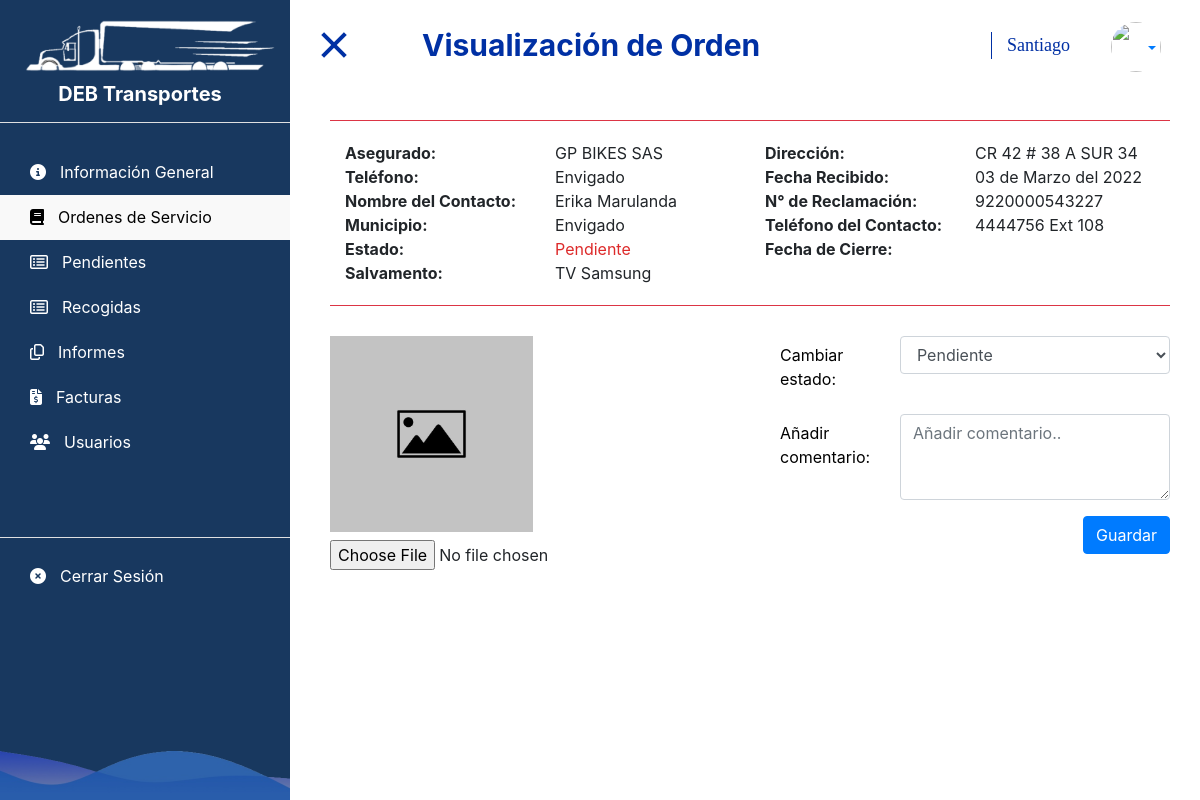
The app's page /views/orderView.php?order=1448 (signed in) with its own data.
### tables this page shows
CREATE TABLE `orders` (
  `id` int(11) NOT NULL,
  `insured` varchar(50) NOT NULL,
  `address` varchar(100) NOT NULL,
  `community` varchar(25) NOT NULL,
  `phone` varchar(20) NOT NULL,
  `received_date` date NOT NULL,
  `claim_number` varchar(20) NOT NULL,
  `contact_name` varchar(50) NOT NULL,
  `contact_phone` varchar(20) NOT NULL,
  `municipality` varchar(30) NOT NULL,
  `state` varchar(15) NOT NULL,
  `description` text NOT NULL,
  `modification_date` date NOT NULL,
  `last_date` date NOT NULL,
  `photo` varchar(20) NOT NULL,
  `fk_lot` int(11) NOT NULL DEFAULT 0
);

### views/reports.php (called while the page is built)
<?php
function excelReport() {
    return "
<div class='modal' id='reportsModal' tabindex='-1'>
    <div class='modal-dialog'>
        <div class='modal-content'>
            <div class='modal-header'>
                <h5 class='modal-title'>Generación de Informes</h5>
                <button type='button' class='close' data-dismiss='modal' aria-label='Close'>
                    <span aria-hidden='true'>&times;</span>
                </button>
            </div>
            <form name='excel' action='' id='reports_form' method='POST'>
                <div class='modal-body'>
                    <span>Seleccione el rango de fechas:</span><br>
                    <div class='form-group mt-3'>
                        <div class='d-flex'>
                            <label for='start_date' class='col-sm-4 col-form-label'>Fecha Inicial:</label>
                            <input type='date' name='start_date' class='form-control pgtion' placeholder='Fecha inicial' id='start_date' required maxlength='10' onchange='return startDateCheck();'>
                        </div>
                        <div id='start_date_feed'></div>
                    </div>
                    <div class='form-group mt-3'>
                        <div class='d-flex'>
                            <label for='end_date' class='col-sm-4 col-form-label'>Fecha Final:</label>
                            <input type='date' name='end_date' class='form-control pgtion' placeholder='Fecha final' id='end_date' required maxlength='10' onchange='return endDateCheck();'>
                        </div>
                        <div id='end_date_feed'></div>
                    </div>
                </div>
                <div class='modal-footer'>
                    <button type='button' class='btn btn-secondary' data-dismiss='modal'>Cerrar</button>
                    <button type='button' name='btnsubmit2' onclick='return formValidation2();' class='btn btn-success'>Informe Tiempos</button>
                    <button type='button' name='btnsubmit' onclick='return formValidation();' class='btn btn-primary'>Informe General</button>
                </div>
            </form>
        </div>
    </div>
</div>
<script src='../assets/js/reportsDate.js' type='text/javascript'></script>
";
}
?>

### back_end/orderClass.php (called while the page is built, shortened)
<?php
class orderClass {
    function read($select, $values) {
        $db = new dataBaseConection();
        $con = $db->conected();
        $query = "SELECT $select FROM `orders` WHERE $values";
        $result = $con->query($query);
        return $result;
    }
}

### views/orderView.php (the view, shortened to what this page needs)
<?php
include_once 'layout/general.php';
include_once '../back_end/orderController.php';
$layout = new general();
$controller = new orderController();
$data = $controller->readSpecificOrder($_GET['order']);
$date = $controller->formatDate($data['received_date']);
if ($data['state'] !== "Pendiente") {
    $mod_date = $controller->formatDate($data['modification_date']);
} else {
    $mod_date = '';
}
$view = $controller->viewOrder($data['state'], $data['photo']);
?>
<!DOCTYPE html>
<html>
    <?= $layout->head('Visualización de Orden'); ?>
    <body>
        <div id='wrapper'>
            <?= $layout->navbar('orders'); ?>
            <div id='page-content-wrapper'>
                <button type='button' class='hamburger animated fadeInLeft is-closed' data-toggle='offcanvas'>
                    <span class='hamb-bottom'></span>
                </button>
                <?= $layout->navTitle("Admin", 1, "Visualización de Orden"); ?>
                <div class='row border-top border-bottom margin_vis <?= $view['border_color']; ?>'>
                    <div class='col-lg-6 col-sm-12'>
                        <div class='row'><div class='col-6 font-weight-bold'><span>Asegurado: </span></div><div class='col-6'><span><?= "$data[insured]"; ?></span></div></div>
                        <div class='row'><div class='col-6 font-weight-bold'><span>Teléfono: </span></div><div class='col-6'><span><?= "$data[phone]"; ?></span></div></div>
                        <div class='row'><div class='col-6 font-weight-bold'><span>Nombre del Contacto: </span></div><div class='col-6'><span><?= "$data[contact_name]"; ?></span></div></div>
                        <div class='row'><div class='col-6 font-weight-bold'><span>Municipio: </span></div><div class='col-6'><span><?= "$data[municipality]"; ?></span></div></div>
                        <div class='row'><div class='col-6 font-weight-bold'><span>Estado: </span></div><div class='col-6 <?= $view['color']; ?>'><span><?= "$data[state]"; ?></span></div></div>
                    </div>
                    <div class='col-lg-6 col-sm-12'>
                        <div class='row'><div class='col-6 font-weight-bold'><span>Dirección: </span></div><div class='col-6'><span><?= "$data[address]"; ?></span></div></div>
                        <div class='row'><div class='col-6 font-weight-bold'><span>Fecha Recibido: </span></div><div class='col-6'><span><?= "$date"; ?></span></div></div>
                        <div class='row'><div class='col-6 font-weight-bold'><span>N° de Reclamación: </span></div><div class='col-6'><span><?= "$data[claim_number]"; ?></span></div></div>
                        <div class='row'><div class='col-6 font-weight-bold'><span>Teléfono del Contacto: </span></div><div class='col-6'><span><?= "$data[contact_phone]"; ?></span></div></div>
                        <div class='row'><div class='col-6 font-weight-bold'><span>Fecha de Cierre: </span></div><div class='col-6'><span><?= "$mod_date"; ?></span></div></div>
                    </div>
                    <div class="col-12">
                        <div class='row'><div class='col-lg-3 col-6 font-weight-bold'><span>Salvamento: </span></div><div class='col-lg-9 col-6'><span><?= "$data[description]"; ?></span></div></div>
                    </div>
                </div>
                <div class='row'>
                    <div class='col-12'>
                        <form name='orders_form' <?= "action='../back_end/orderController.php?form=create&id=$data[id]'"; ?> method='POST' enctype='multipart/form-data'>
                            <div class="row">
                                <div class="col-12 col-lg-6">
                                    <div class="row">
                                        <div class="col-12">
                                            <?= $view['photo']; ?>
                                        </div>
                                    </div><div class="row">
                                        <div class="col-12">
                                            <input class='pt-2 pb-4' type='file' name='fileToUpload' id='fileToUpload' accept='.jpg, .jpeg'>
                                        </div>
                                    </div>
                                </div>
                                <div class='col-12 col-lg-6'>
                                    <div class="row">
                                        <div class="col-12">
                                            <div class='form-group'>
                                                <div class='d-flex'>
                                                    <label for='status' class='col-4 col-form-label'>Cambiar estado:</label>
                                                    <select id='status' name='status' class='form-control pgtion' maxlength='15' onchange="return showDate(this)">
                                                        <option value='Pendiente' <?= $view['sel_1']; ?>>Pendiente</option>
                                                    </select>
                                                </div>
                                            </div>
                                            <div class='form-group'>
                                                <div class='d-flex'>
                                                    <label for='comment' class='col-4 col-form-label'>Añadir comentario:</label>
                                                    <textarea class='form-control pgtion' rows='3' placeholder='Añadir comentario..' id='comment' name='comment' maxlength='2000'></textarea>
                                                </div>
                                            </div>
                                            <div class='button_right'><button type='submit' class='btn btn-primary'>Guardar</button></div>
                                        </div>
                                    </div>
                                </div>
                            </div>
                        </form>
                    </div>
                </div>
            </div>
        </div>
    </body>
</html>

### assets/css/navBar.css (style rules this page uses)
body, html { height: 100%; overflow-x: hidden; overflow-y: auto; }
#wrapper { padding-left: 0; -webkit-transition: all 0.5s ease; -moz-transition: all 0.5s ease; -o-transition: all 0.5s ease; transition: all 0.5s ease; }
#wrapper.toggled { padding-left: 300px; }
#page-content-wrapper { width: 100%; padding: 30px; }
#wrapper.toggled #page-content-wrapper { margin-right: -220px; }
.hamburger { position: relative; top: 34px; z-index: 999; display: block; width: 32px; height: 32px; background: transparent; border: none; margin-top: -35px; }
.hamburger.is-closed .hamb-top, .hamburger.is-closed .hamb-middle, .hamburger.is-closed .hamb-bottom, .hamburger.is-open .hamb-top, .hamburger.is-open .hamb-middle, .hamburger.is-open .hamb-bottom { position: absolute; left: -12px; height: 4px; width: 100%; }
.hamburger.is-open .hamb-top, .hamburger.is-open .hamb-middle, .hamburger.is-open .hamb-bottom { background: #0030a4; }
.hamburger.is-open .hamb-top, .hamburger.is-open .hamb-bottom { top: 50%; margin-top: -2px; }
.hamburger.is-open .hamb-bottom { -webkit-transform: rotate(-45deg); -webkit-transition: -webkit-transform .2s cubic-bezier(.73,1,.28,.08); }
.hamburger.is-open:before { content: ''; display: block; width: 100px; font-size: 14px; color: #fff; line-height: 32px; text-align: center; opacity: 0; -webkit-transform: translate3d(0,0,0); -webkit-transition: all .35s ease-in-out; }

### assets/css/style.css (style rules this page uses)
.form-group { text-align: left; color: #000; }
.red_status { color: #DD2A2A; }
.table_column, .button_right, .btn-excel { float: right; }
.margin_vis { margin: 40px 0px 30px; padding: 20px 0px; }

### records on screen
orders: insured "GP BIKES SAS", phone "Envigado", contact_name "Erika Marulanda", municipality "Envigado", state "Pendiente", address "CR 42 # 38 A SUR 34", received_date "03 de Marzo del 2022", claim_number "9220000543227", contact_phone "4444756 Ext 108", description "TV Samsung"

### other values on screen
$title "Visualización de Orden"
$user_name "Santiago"
